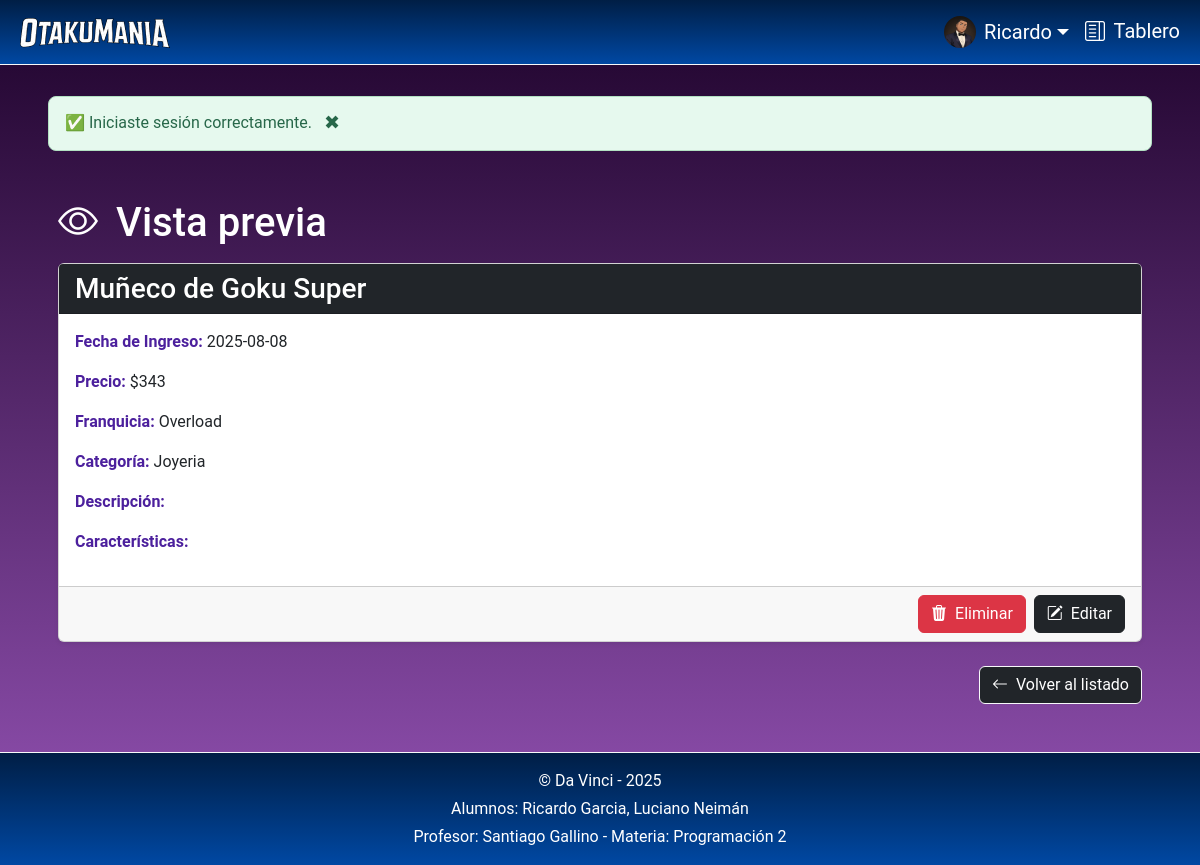
The page /admin/index.php?seccion=verProducto&id=53 (signed in) on the database its author committed.
### tables this page shows
CREATE TABLE `usuarios` (
  `usuario_id` int(10) UNSIGNED NOT NULL,
  `rol_fk` tinyint(3) UNSIGNED NOT NULL,
  `email` varchar(100) NOT NULL,
  `password` varchar(255) NOT NULL,
  `nombre` varchar(60) DEFAULT NULL,
  `apellido` varchar(60) DEFAULT NULL,
  `avatar` varchar(255) DEFAULT NULL
);

CREATE TABLE `productos` (
  `producto_id` int(10) UNSIGNED NOT NULL,
  `franquicia_fk` int(10) UNSIGNED NOT NULL,
  `fecha_ingreso` date NOT NULL,
  `titulo` varchar(50) NOT NULL,
  `descripcion` text NOT NULL,
  `precio` decimal(9,2) NOT NULL,
  `imagen` text DEFAULT NULL,
  `imagen_descripcion` varchar(50) DEFAULT NULL,
  `caracteristicas` text NOT NULL
);

CREATE TABLE `franquicias` (
  `franquicia_id` int(10) UNSIGNED NOT NULL,
  `nombre_franquicia` varchar(100) DEFAULT NULL
);

### bootstrap/autoload.php (called while the page is built, shortened)
<?php
spl_autoload_register(function(string $className) {
    $classFilename = $className . ".php";
    $classPath = __DIR__ . '/../classes/' . $classFilename;
});

### classes/Autenticacion.php (called while the page is built, shortened)
<?php
class Autenticacion
{
    private ?Usuario $usuario = null;
    public function estaAutenticado(): bool
    {
        return isset($_SESSION['usuario_id']);
    }
    public function getId(): ?int
    {
        return $_SESSION['usuario_id'];
    }
    public function getUsuario(): ?Usuario
    {
        if (!$this->usuario) {
            $this->usuario = (new Usuario)->porId($this->getId());
        }
        return $this->usuario;
    }
    public function getUsuarioLogin(): ?Usuario
    {
        return $this->usuario;
    }
}

### classes/Usuario.php (called while the page is built, shortened)
<?php
class Usuario
{
  private ?string $nombre = null;
  private ?string $avatar = null;
  public function porId(int $id): ?self
  {
    $db = (new DBConexionStatic)->getConexion();
    $consulta = "SELECT * FROM usuarios WHERE usuario_id = ?";
    $stmt = $db->prepare($consulta);
    $stmt->execute([$id]);
    $stmt->setFetchMode(PDO::FETCH_CLASS, self::class);
    $usuario = $stmt->fetch();
    return $usuario ?: null;
  }
  public function getNombre(): ?string
  {
    return $this->nombre;
  }
  public function getAvatar(): ?string
  {
    return $this->avatar;
  }
}

### classes/Producto.php (called while the page is built, shortened)
<?php
class Producto
{
    private int $producto_id = 0;
    private string $fecha_ingreso = "";
    private string $titulo = "";
    private float $precio = 0.0;
    private string $nombre_franquicia = "";
    private string $categorias = "";
    public function porId(int $id): ?self
    {
        $db = (new DBConexionStatic)->getConexion();
        $consulta = "SELECT *, f.nombre_franquicia, GROUP_CONCAT(c.nombre_categoria SEPARATOR ', ') AS categorias
                        FROM productos p
                        JOIN franquicias f ON p.franquicia_fk = f.franquicia_id
                        JOIN productos_tienen_categorias ptc ON p.producto_id = ptc.producto_fk
                        JOIN categorias c ON ptc.categoria_fk = c.categoria_id
                        WHERE p.producto_id = ?
                        GROUP BY p.producto_id;
                        ";
        $stmt = $db->prepare($consulta);
        $stmt->execute([$id]);
        $stmt->setFetchMode(PDO::FETCH_CLASS, self::class);
        $producto = $stmt->fetch();
        return $producto;
    }
    public function getProductoId(): int
    {
        return $this->producto_id;
    }
    public function getFechaIngreso(): string
    {
        return $this->fecha_ingreso;
    }
    public function getTitulo(): string
    {
        return $this->titulo;
    }
    public function getPrecio(): int
    {
        return $this->precio;
    }
    public function getNombreFranquicia(): string
    {
        return $this->nombre_franquicia;
    }
    public function getCategoria(): string
    {
        return $this->categorias;
    }
}

### admin/views/verProducto.php (the view, shortened to what this page needs)
<?php
$producto_id = $_GET['id'] ?? null;
$producto = (new Producto())->porId($producto_id);
?>
<section class="container mt-5">
    <h1 class="text-white m-0 mb-3 mx-3">
        <i class="bi bi-eye me-2"></i> Vista previa
    </h1>
    <div class="px-3">
        <div class="card mb-4 shadow-sm">
            <h2 class="card-header rounded-top-1 bg-dark text-white fs-3"><?= htmlspecialchars($producto->getTitulo()); ?></h2>
            <div class="card-body">
                <div class="row">
                    <div class="col-md-8">
                        <p>
                            <strong class="text-violeta">Fecha de Ingreso:</strong> <?= $producto->getFechaIngreso(); ?>
                        </p>
                        <p>
                            <strong class="text-violeta">Precio:</strong>
                            $<?= number_format($producto->getPrecio(), 0, ',', '.'); ?>
                        </p>
                        <p>
                            <strong class="text-violeta">Franquicia:</strong> <?= htmlspecialchars($producto->getNombreFranquicia()); ?>
                        </p>
                        <p>
                            <strong class="text-violeta">Categoría:</strong> <?= htmlspecialchars($producto->getCategoria()); ?>
                        </p>
                        <p>
                            <strong class="text-violeta">Descripción:</strong><br><?= htmlspecialchars($producto->getDescripcion()); ?>
                        </p>
                        <p>
                            <strong class="text-violeta">Características:</strong><br><?= nl2br(htmlspecialchars($producto->getCaracteristicas())); ?>
                        </p>
                    </div>
                    <div class="col-md-4">
                    </div>
                </div>
            </div>
            <div class="card-footer">
                <div class="row">
                    <div class="col-12 d-flex justify-content-end flex-wrap gap-2 ">
                        <a href="index.php?seccion=confirmarBajaProducto&id=<?= $producto->getProductoId(); ?>"
                           class="btn btn-danger">
                            <i class="bi bi-trash3-fill me-1"></i> Eliminar
                        </a>
                        <a href="index.php?seccion=edicionProducto&id=<?= $producto->getProductoId(); ?>"
                           class="btn btn-dark"
                           title="Editar">
                            <i class="bi bi-pencil-square me-1"></i> Editar
                        </a>
                    </div>
                </div>
            </div>
        </div>
        <div class="row mb-5 ">
            <div class="col-12 d-flex justify-content-end flex-wrap gap-2 ">
                <a href="index.php?seccion=productos" class="btn btn-dark border-light">
                    <i class="bi bi-arrow-left me-1"></i> Volver al listado
                </a>
            </div>
        </div>
    </div>
</section>

### admin/index.php (shortened to what this page needs)
<?php
$rutas = [
  'home' => ['titulo' => 'Ingresar'],
  'dashboard' => ['titulo' => 'Tablero', 'requiereAutenticacion' => true],
  'miPerfil' => ['titulo' => 'Mi Perfil', 'requiereAutenticacion' => false],
  'productos' => ['titulo' => 'Administrar productos', 'requiereAutenticacion' => true],
  'nuevoProducto' => ['titulo' => 'Nuevo Producto', 'requiereAutenticacion' => true],
  'edicionProducto' => ['titulo' => 'Editar producto', 'requiereAutenticacion' => true],
  'verProducto' => ['titulo' => 'Ver producto', 'requiereAutenticacion' => true],
  'confirmarBajaProducto' => ['titulo' => 'Confirmacion de baja de producto', 'requiereAutenticacion' => true],
  'registroUsuarios' => ['titulo' => 'Administrar usuarios', 'requiereAutenticacion' => true],
  'verCompras' => ['titulo' => 'Ver compras', 'requiereAutenticacion' => true],
  '404' => ['titulo' => 'Página no encontrada'],
];
$seccion = $_GET['seccion'] ?? 'home';
$rutaConfig = $rutas[$seccion];
$autenticacion = new Autenticacion;
$requiereAutenticacion = $rutaConfig['requiereAutenticacion'] ?? false;
if (
  $requiereAutenticacion &&
  (!$autenticacion->estaAutenticado() || !$autenticacion->getUsuario()->esAdmin())) {
  $_SESSION['feedback_error'] = " Se requiere haber iniciado sesión como administrador para ver este contenido.";
  header("Location: index.php");
  exit;
}
if (isset($_SESSION['feedback_exito'])) {
  $feedbackExito = $_SESSION['feedback_exito'];
}
?>
<!DOCTYPE html>
<html lang="es">
<head>
    <link rel="stylesheet" href="https://cdn.jsdelivr.net/npm/bootstrap-icons@1.11.3/font/bootstrap-icons.min.css">
    <link href="../assets/css/bootstrap.min.css" rel="stylesheet">
    <link rel="stylesheet" href="../assets/css/estilos.css">
</head>
<body>
<header class="main-header">
    <nav class="navbar navbar-expand-lg bg-azul fixed-top border-bottom border-light" data-bs-theme="dark">
        <div class="container-fluid ">
            <a class="navbar-brand text-white" href="../index.php?seccion=home">
                <img src="../assets/imgs/logo.webp" alt="Otaku Mania Logo" class="mx-2">
            </a>
            <div class="collapse navbar-collapse text-white" id="navbarNavAltMarkupAdmin">
              <?php if ($autenticacion->estaAutenticado()): ?>
                <?php $usuario = $autenticacion->getUsuarioLogin(); ?>
                  <div class="navbar-nav ms-auto">
                      <div class="nav-item dropdown">
                          <a class="nav-link dropdown-toggle d-flex align-items-center text-white fs-5" href="#"
                             role="button" data-bs-toggle="dropdown" aria-expanded="false">
                              <img src="../assets/imgs/avatars/<?= $usuario->getAvatar() ?? 'avatar.webp'; ?>"
                                   alt="Avatar" width="32" height="32" class="rounded-circle me-2">
                            <?= htmlspecialchars($usuario->getNombre()) ?>
                          </a>
                      </div>
                      <a class="nav-link active text-white fs-5" href="index.php?seccion=dashboard">
                          <i class="bi bi-layout-text-sidebar me-1"></i> Tablero
                      </a>
                  </div>
              <?php endif; ?>
            </div>
        </div>
    </nav>
</header>
<main class="pt-5 bg-degrade text-white">
  <?php if (isset($feedbackExito)): ?>
      <div class="msg-success  mt-5 mx-5" id="msg-success">
          <span><?= $feedbackExito; ?></span>
          <button class="close-btn" onclick="this.parentElement.style.display='none';">✖</button>
      </div>
  <?php endif; ?>
  <?php
  require_once __DIR__ . '/views/' . $seccion . '.php';
  ?>
</main>
<footer class="main-footer bg-azul text-white py-3  border-top border-light">
    <div class="container text-center">
        <p class="mb-1">&copy; Da Vinci - 2025</p>
        <p class="mb-1">Alumnos: Ricardo Garcia, Luciano Neimán</p>
        <p class="mb-0">Profesor: Santiago Gallino - Materia: Programación 2</p>
    </div>
</footer>
</body>
</html>

### assets/css/estilos.css (style rules this page uses)
:root { --color-morado-oscuro: #1E032B; --color-morado-intenso: #7907AD; --color-lila: #9B4DCA; --color-lila-claro: #BE7DEB; --color-morado-gris: #6B4D7B; --color-azul-oscuro: #001E45; --color-azul-claro: #0048A3; }
* { margin: 0; padding: 0; box-sizing: border-box; font-family: 'Roboto', sans-serif; }
body { background-color: #fafafa; display: grid; height: 100dvh; grid-template-rows: auto 1fr auto; }
.bg-degrade { background: linear-gradient(to bottom, #1E032B, rgba(94, 13, 134, 0.75)); }
.bg-azul { background: linear-gradient(to bottom, #001E45, rgb(0, 72, 163)); }
.card, .img-hover { transition: all 0.3s ease; }
.texto-color option, li, .texto-color label, strong { color: #000000; }
.text-violeta { color: #4C209D; font-weight: 600; }
.msg-error, .msg-success { position: relative; display: flex; align-items: center; padding: 12px 16px; border-radius: 8px; margin-top: 16px; font-size: 1rem; }
.msg-success { background-color: #e6f9ee; border: 1px solid #b2e0c2; color: #276749; }
.close-btn { background: transparent; border: none; font-size: 1.2rem; color: inherit; cursor: pointer; padding: 0; margin-left: 12px; }

### rows shown on the page
usuarios: avatar (picture), nombre "Ricardo"
productos: titulo "Muñeco de Goku Super", fecha_ingreso "2025-08-08", precio "343", franquicia_fk.nombre_franquicia "Overload"

### other values the page prints
$feedbackExito "✅ Iniciaste sesión correctamente."
$producto->getCategoria() "Joyeria"
